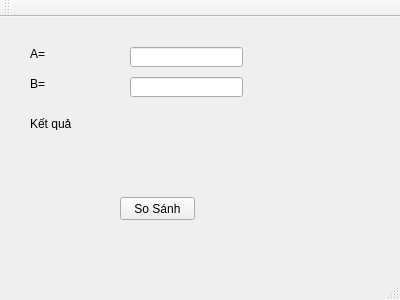
<?xml version="1.0" encoding="UTF-8"?>
<ui version="4.0">
 <class>MainWindow</class>
 <widget class="QMainWindow" name="MainWindow">
  <property name="geometry">
   <rect>
    <x>0</x>
    <y>0</y>
    <width>400</width>
    <height>300</height>
   </rect>
  </property>
  <property name="windowTitle">
   <string>MainWindow</string>
  </property>
  <widget class="QWidget" name="centralWidget">
   <widget class="QPushButton" name="pushButton">
    <property name="geometry">
     <rect>
      <x>120</x>
      <y>180</y>
      <width>75</width>
      <height>23</height>
     </rect>
    </property>
    <property name="text">
     <string>So Sánh</string>
    </property>
   </widget>
   <widget class="QLineEdit" name="lineEdit">
    <property name="geometry">
     <rect>
      <x>130</x>
      <y>30</y>
      <width>113</width>
      <height>20</height>
     </rect>
    </property>
   </widget>
   <widget class="QLabel" name="label">
    <property name="geometry">
     <rect>
      <x>30</x>
      <y>30</y>
      <width>46</width>
      <height>13</height>
     </rect>
    </property>
    <property name="text">
     <string>A=</string>
    </property>
   </widget>
   <widget class="QLabel" name="label_2">
    <property name="geometry">
     <rect>
      <x>30</x>
      <y>60</y>
      <width>46</width>
      <height>13</height>
     </rect>
    </property>
    <property name="text">
     <string>B=</string>
    </property>
   </widget>
   <widget class="QLabel" name="label_3">
    <property name="geometry">
     <rect>
      <x>30</x>
      <y>100</y>
      <width>46</width>
      <height>13</height>
     </rect>
    </property>
    <property name="text">
     <string>Kết quả</string>
    </property>
   </widget>
   <widget class="QLabel" name="label_4">
    <property name="geometry">
     <rect>
      <x>130</x>
      <y>100</y>
      <width>141</width>
      <height>16</height>
     </rect>
    </property>
    <property name="text">
     <string/>
    </property>
   </widget>
   <widget class="QLineEdit" name="lineEdit_2">
    <property name="geometry">
     <rect>
      <x>130</x>
      <y>60</y>
      <width>113</width>
      <height>20</height>
     </rect>
    </property>
   </widget>
  </widget>
  <widget class="QMenuBar" name="menuBar">
   <property name="geometry">
    <rect>
     <x>0</x>
     <y>0</y>
     <width>400</width>
     <height>21</height>
    </rect>
   </property>
  </widget>
  <widget class="QToolBar" name="mainToolBar">
   <attribute name="toolBarArea">
    <enum>TopToolBarArea</enum>
   </attribute>
   <attribute name="toolBarBreak">
    <bool>false</bool>
   </attribute>
  </widget>
  <widget class="QStatusBar" name="statusBar"/>
 </widget>
 <layoutdefault spacing="6" margin="11"/>
 <resources/>
 <connections/>
</ui>
